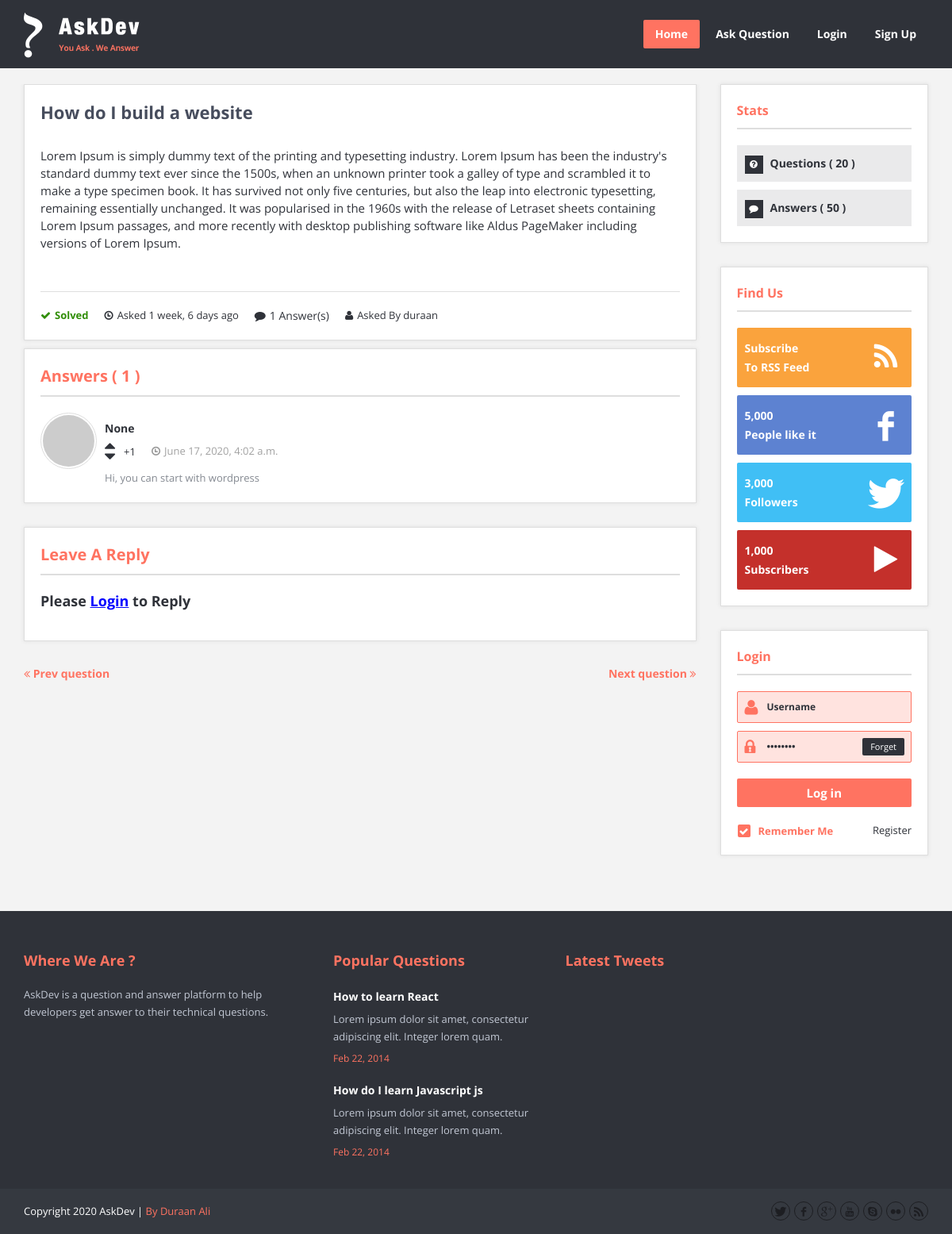
The app's page /1/question_detail, older data.
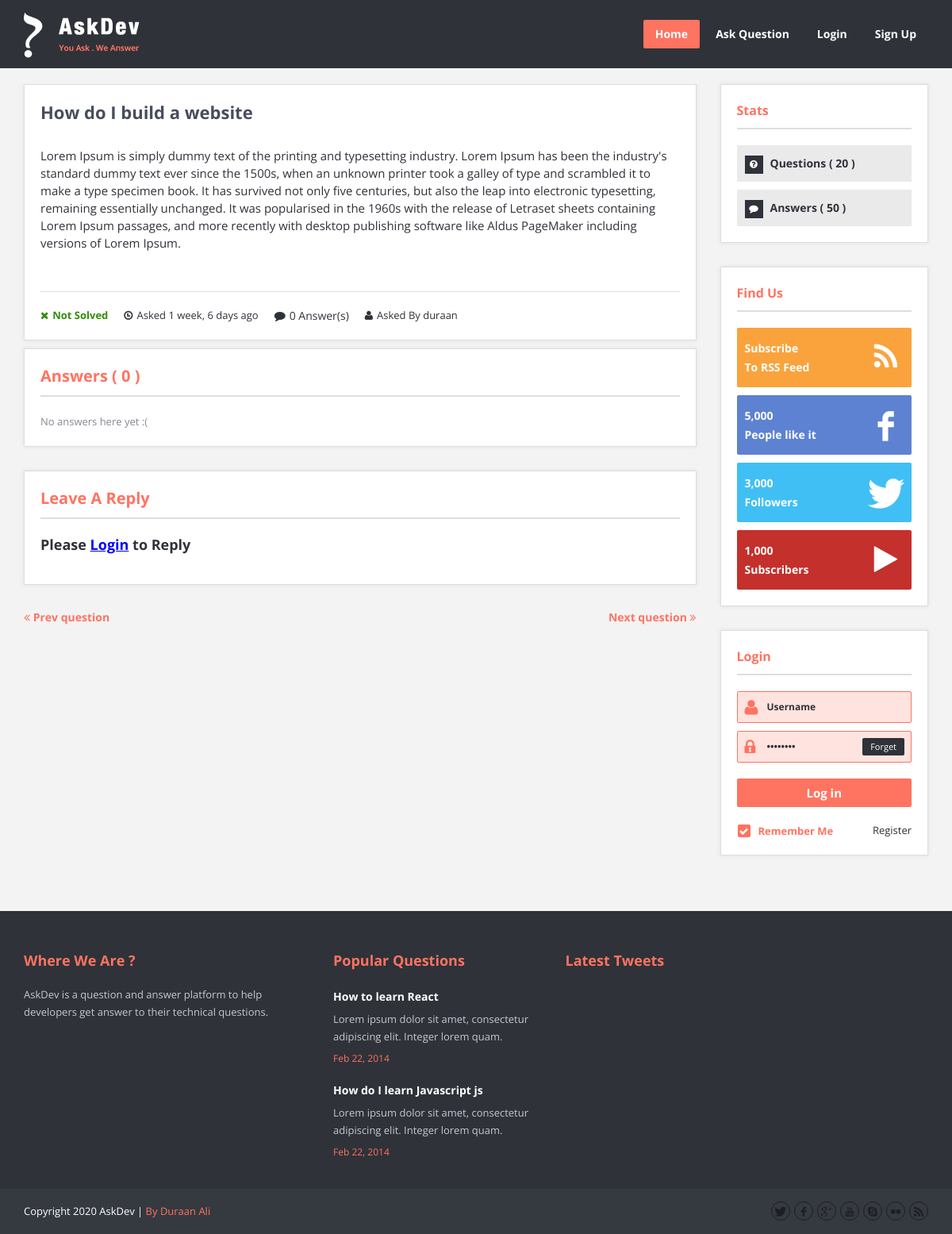
The same page, newer data.
### questions_answers/models.py (models this page shows, shortened)
class Answers(models.Model):
    question_id = models.ForeignKey(Questions, on_delete=models.CASCADE, related_name="answersByQuestion", null=True)
    reply = models.TextField()
    created = models.DateTimeField(auto_now_add=True)
    updated = models.DateTimeField(auto_now=True)
    user = models.ForeignKey(User, on_delete=models.CASCADE, related_name="answersByUser", null=True)

### questions_answers/views.py (the view)
# urls.py: path('<id>/question_detail', question_detail, name="question_detail"),
def question_detail(request, id):
    singleQuestion = Questions.objects.get(id=id)
    answer = None
    if request.method == "POST":
        form = AnswerQuestion(data=request.POST)
        if form.is_valid():
            answer = form.save(commit=False)
            question = get_object_or_404(Questions, id=id)
            print("question", question)
            answer.user = request.user
            answer.question_id = question
            answer.save()
            return HttpResponseRedirect("question_detail")
    else:
        form = AnswerQuestion(request.POST)
    number_answers = Answers.objects.filter(question_id=id).count()
    print("nums of answers", number_answers)
    context = {
        "singleQuestion": singleQuestion,
        "number_answers": number_answers,
        "form": form
    }
    return render(request, "question_detail.html", context)

### questions_answers/forms.py
class AnswerQuestion(forms.ModelForm):
    class Meta:
        model = Answers
        fields = ["reply"]
        widgets = {
            'question_id': forms.HiddenInput(),
            'user': forms.HiddenInput()
        }

### questions_answers/templates/question_detail.html (shortened to what this page needs)
{% extends "single_question.html" %}
{% block single %}
      <article class="question single-question question-type-normal">
        <h2>
         {{singleQuestion.title}}
        </h2>
        <div class="question-inner">
          <div class="question-desc">
            <p>{{singleQuestion.description}}</p>
          </div>
          <div style="display: flex;">
          <div class="question-details">
            {% if singleQuestion.status == 1 %}
            <span class="question-answered question-answered-done"><i class="icon-remove"></i>Not Solved</span>
            {% else %}
            <span class="question-answered question-answered-done"><i class="icon-ok"></i>Solved</span>
            {% endif %}
          </div>
          <span class="question-date"><i class="icon-time"></i>Asked {{ singleQuestion.created|timesince }} ago</span>
          <span class="question-comment"><i class="icon-comment"></i>{{number_answers}} Answer(s)</span>
          <span class="question-view"><i class="icon-user"></i>Asked By {{ singleQuestion.author }}</span>
          </div>
        </div>
      </article>
      <div id="commentlist" class="page-content">
        <div class="boxedtitle page-title"><h2>Answers ( <span class="color">{{number_answers}}</span> )</h2></div>
        <ol class="commentlist clearfix">
            <li class="comment">
                {% for answer in singleQuestion.answersByQuestion.all %}
                <div class="comment-body comment-body-answered clearfix">
                    <div class="avatar"><img alt="" src="http://placehold.it/60x60/FFF/444"></div>
                    <div class="comment-text">
                        <div class="author clearfix">
                          <div class="comment-author"><a href="#">{{ answer.user }}</a></div>
                          <div class="comment-vote">
                            <ul class="question-vote">
                              <li><a href="#" class="question-vote-up" title="Like"></a></li>
                              <li><a href="#" class="question-vote-down" title="Dislike"></a></li>
                            </ul>
                          </div>
                          <span class="question-vote-result">+1</span>
                          <div class="comment-meta">
                                <div class="date"><i class="icon-time"></i>{{ answer.created }}</div>
                            </div>
                        </div>
                        <div class="text"><p>{{ answer.reply }}</p>
                        </div>
                    </div>
                </div>
                {% empty %}
                <div class="comment-body comment-body-answered clearfix">
                <p>No answers here yet :(</p>
                  </div>
                {% endfor %}
                    </li>
        </ol>
      </div>
      <div id="respond" class="comment-respond page-content clearfix">
          <div class="boxedtitle page-title"><h2>Leave a reply</h2></div>
          {% if user.is_authenticated %}
          <form action="" method="post" action="" class="comment-form">
            {% csrf_token %}
              <div id="respond-textarea">
                  <p>
                      <label for="comment">Answer<span>*</span></label>
                      {{ form.reply }}
                  </p>
              </div>
              <p class="form-submit">
                <input name="submit" type="submit" value="Post your answer" class="button small color">
              </p>
          </form>
          {% else %}
          <h3>Please <a href="/{{'login'}}" style="text-decoration: underline; color: blue">Login</a> to Reply</h3>
          {% endif %}
      </div>
      <div class="post-next-prev clearfix">
          <p class="prev-post">
              <a href="#"><i class="icon-double-angle-left"></i>&nbsp;Prev question</a>
          </p>
          <p class="next-post">
              <a href="#">Next question&nbsp;<i class="icon-double-angle-right"></i></a>
          </p>
      </div>
    </div>
    {% endblock %}

Row changes from the older to the newer data that the page shows:
removed Answers: user "None", created "June 17, 2020, 4:02 a.m.", reply "Hi, you can start with wordpress"
changed Questions "How do I build a website": status 0 → 1 (drawn)
Text that changed along with them:
{{ number_answers }}: "1" → "0"
text no longer shown: "Solved"
text now shown: "Not Solved No answers here yet :("
